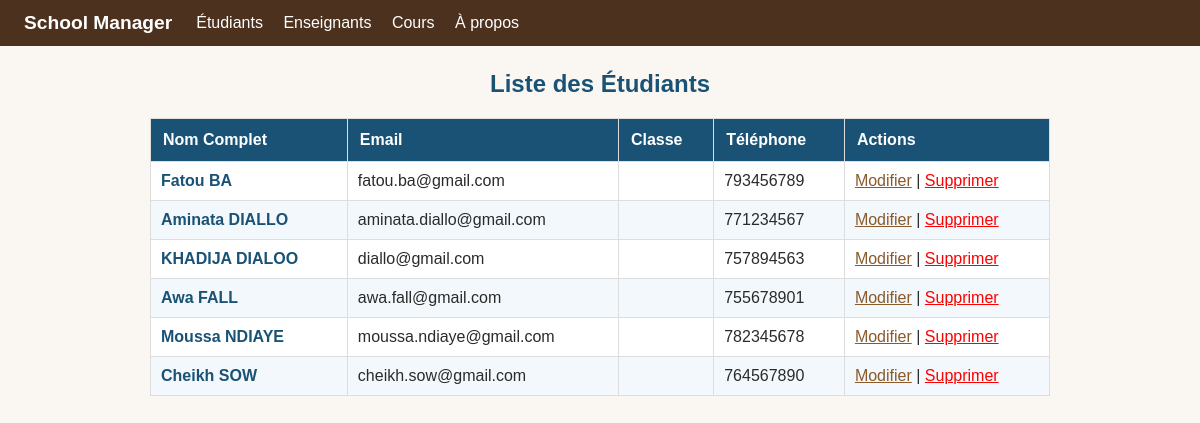
The page /students/ on the database its author committed.
### students/models.py (models this page shows, shortened)
class Student(models.Model):
    first_name = models.CharField("prénom", max_length=100)
    last_name = models.CharField("nom", max_length=100)
    email = models.EmailField(unique=True)
    classe = models.CharField(max_length=10)
    phone = models.CharField("téléphone", max_length=20, blank=True)
    birth_date = models.DateField("date de naissance", null=True, blank=True)
    active = models.BooleanField("actif", default=True)
    created_at = models.DateTimeField(auto_now_add=True)
    class Meta:
        ordering = ["last_name", "first_name"]

### students/views.py (the view)
# urls.py: path("", views.student_list, name="list"),
def student_list(request):
    query = request.GET.get("q", "")
    students = Student.objects.all()
    if query:
        students = students.filter(
            Q(first_name__icontains=query) | Q(last_name__icontains=query)
        )
    context = {"students": students, "query": query}
    return render(request, "students/student_list.html", context)

### students/templates/students/student_list.html
{% extends 'base.html' %}
{% block content %}
<h2 style="text-align:center; color:#1a5276;">Liste des Étudiants</h2>
<table style="width:100%; border-collapse:collapse; margin-top:20px; font-family:Arial;">
    <tr style="background-color:#1a5276; color:white;">
        <th style="padding:12px; border:1px solid #ddd;">Nom Complet</th>
        <th style="padding:12px; border:1px solid #ddd;">Email</th>
        <th style="padding:12px; border:1px solid #ddd;">Classe</th>
        <th style="padding:12px; border:1px solid #ddd;">Téléphone</th>
        <th style="padding:12px; border:1px solid #ddd;">Actions</th>
    </tr>
    {% for student in students %}
    <tr style="background-color:{% if forloop.counter|divisibleby:2 %}#f2f8fb{% else %}white{% endif %};">
        <td style="padding:10px; border:1px solid #ddd;">
            <a href="{% url 'students:detail' student.pk %}" style="text-decoration:none; color:#1a5276; font-weight:bold;">
                {{ student.first_name }} {{ student.last_name }}
            </a>
        </td>
        <td style="padding:10px; border:1px solid #ddd;">{{ student.email }}</td>
        <td style="padding:10px; border:1px solid #ddd;">{{ student.program }}</td>
        <td style="padding:10px; border:1px solid #ddd;">{{ student.phone }}</td>
        <td style="padding:10px; border:1px solid #ddd;">
            <a href="{% url 'students:update' student.pk %}">Modifier</a> |
            <a href="{% url 'students:delete' student.pk %}" style="color:red;">Supprimer</a>
        </td>
    </tr>
    {% endfor %}
</table>
{% endblock %}

### templates/base.html (shortened to what this page needs)
{% load static %}<!DOCTYPE html>
<html lang="fr">
<head>
    <link rel="stylesheet" href="{% static 'students/style.css' %}">
</head>
<body>
    <header>
        <a class="brand" href="{% url 'pages:accueil' %}">School Manager</a>
        <nav>
            <a href="{% url 'students:list' %}">Étudiants</a>
            <a href="{% url 'teachers:list' %}">Enseignants</a>
            <a href="{% url 'pages:courses' %}">Cours</a>
            <a href="{% url 'pages:about' %}">À propos</a>
        </nav>
    </header>
    <main>
        {% block content %}{% endblock %}
    </main>
</body>
</html>

### students/static/students/style.css (style rules this page uses)
body { font-family: Arial, Helvetica, sans-serif; margin: 0; background: #FAF6F1; color: #2b2b2b; }
header { background: #4C311E; color: white; padding: 12px 24px; display: flex; gap: 24px; align-items: center; }
header a { color: white; text-decoration: none; }
header .brand { font-weight: bold; font-size: 1.2em; }
header nav a { margin-right: 16px; }
main { max-width: 900px; margin: 24px auto; padding: 0 16px; }
a { color: #8a5a2b; }
table { border-collapse: collapse; width: 100%; }
th, td { border-bottom: 1px solid #E6DACE; padding: 8px; text-align: left; }

### rows shown on the page
Student: first_name "Fatou", last_name "BA", email "fatou.ba@gmail.com", phone "793456789"
Student: first_name "Aminata", last_name "DIALLO", email "aminata.diallo@gmail.com", phone "771234567"
Student: first_name "KHADIJA", last_name "DIALOO", email "diallo@gmail.com", phone "757894563"
Student: first_name "Awa", last_name "FALL", email "awa.fall@gmail.com", phone "755678901"
Student: first_name "Moussa", last_name "NDIAYE", email "moussa.ndiaye@gmail.com", phone "782345678"
Student: first_name "Cheikh", last_name "SOW", email "cheikh.sow@gmail.com", phone "764567890"
